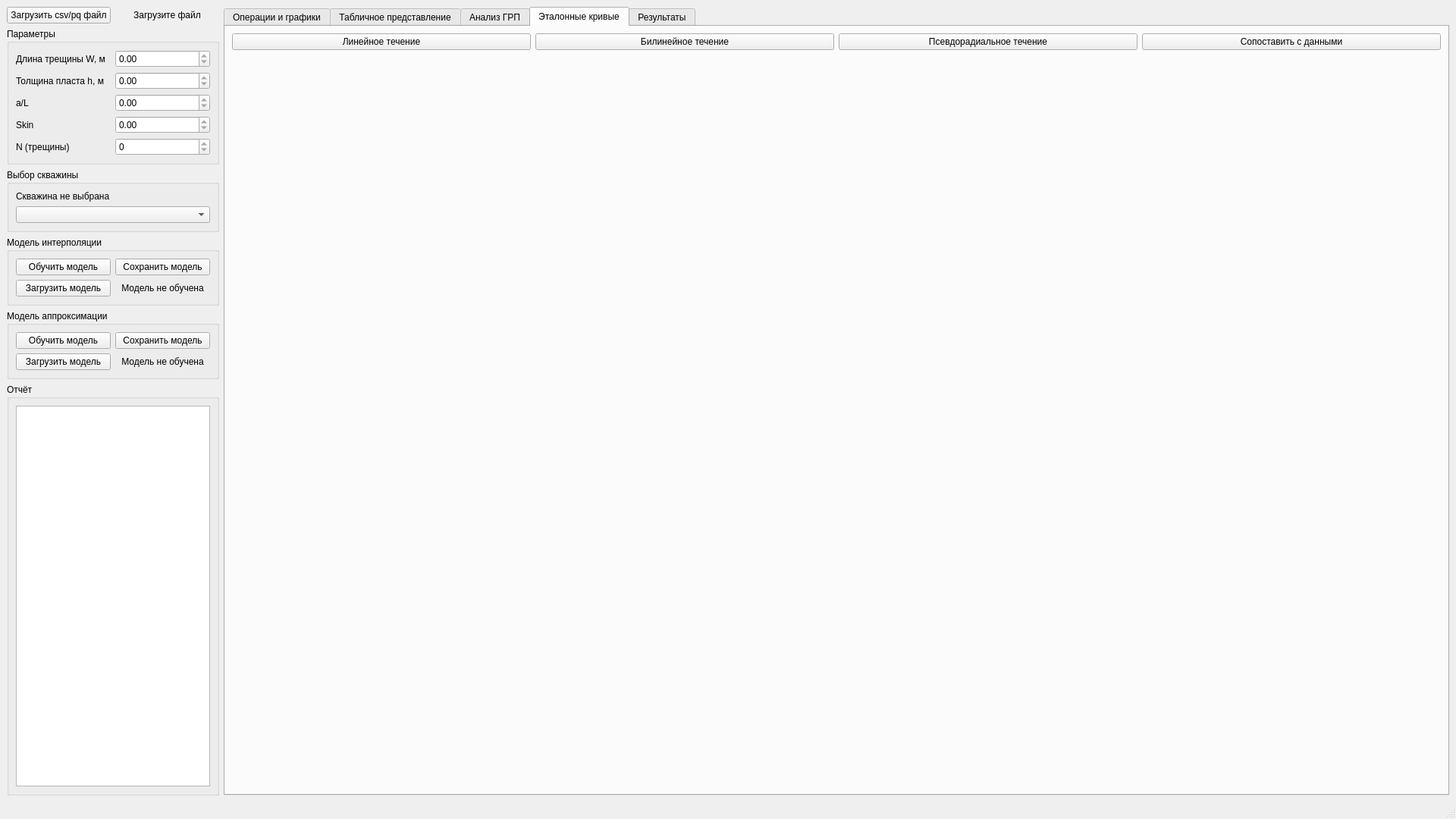
<?xml version="1.0" encoding="UTF-8"?>
<ui version="4.0">
 <class>MainWindow</class>
 <widget class="QMainWindow" name="MainWindow">
  <property name="windowModality">
   <enum>Qt::WindowModality::NonModal</enum>
  </property>
  <property name="geometry">
   <rect>
    <x>0</x>
    <y>0</y>
    <width>1920</width>
    <height>1080</height>
   </rect>
  </property>
  <property name="windowTitle">
   <string>MainWindow</string>
  </property>
  <widget class="QWidget" name="centralwidget">
   <layout class="QHBoxLayout" name="horizontalLayout_8">
    <item>
     <layout class="QVBoxLayout" name="verticalLayout">
      <item>
       <layout class="QHBoxLayout" name="horizontalLayout">
        <item>
         <widget class="QPushButton" name="load_template_button">
          <property name="text">
           <string>Загрузить csv/pq файл</string>
          </property>
         </widget>
        </item>
        <item>
         <widget class="QLabel" name="load_file_label">
          <property name="sizePolicy">
           <sizepolicy hsizetype="Minimum" vsizetype="Minimum">
            <horstretch>0</horstretch>
            <verstretch>0</verstretch>
           </sizepolicy>
          </property>
          <property name="text">
           <string>Загрузите файл</string>
          </property>
          <property name="alignment">
           <set>Qt::AlignmentFlag::AlignCenter</set>
          </property>
         </widget>
        </item>
       </layout>
      </item>
      <item>
       <widget class="QGroupBox" name="params_group">
        <property name="title">
         <string>Параметры</string>
        </property>
        <layout class="QGridLayout">
         <item row="1" column="0">
          <widget class="QLabel" name="thickness_label">
           <property name="text">
            <string>Толщина пласта h, м</string>
           </property>
          </widget>
         </item>
         <item row="4" column="1">
          <widget class="QSpinBox" name="n_spinBox">
           <property name="readOnly">
            <bool>true</bool>
           </property>
          </widget>
         </item>
         <item row="3" column="0">
          <widget class="QLabel" name="skin_label">
           <property name="text">
            <string>Skin</string>
           </property>
          </widget>
         </item>
         <item row="4" column="0">
          <widget class="QLabel" name="n_label">
           <property name="text">
            <string>N (трещины)</string>
           </property>
          </widget>
         </item>
         <item row="3" column="1">
          <widget class="QDoubleSpinBox" name="skin_doubleSpinBox">
           <property name="readOnly">
            <bool>true</bool>
           </property>
          </widget>
         </item>
         <item row="0" column="1">
          <widget class="QDoubleSpinBox" name="width_doubleSpinBox">
           <property name="readOnly">
            <bool>true</bool>
           </property>
          </widget>
         </item>
         <item row="1" column="1">
          <widget class="QDoubleSpinBox" name="thickness_doubleSpinBox">
           <property name="readOnly">
            <bool>true</bool>
           </property>
          </widget>
         </item>
         <item row="2" column="0">
          <widget class="QLabel" name="aL_label">
           <property name="text">
            <string>a/L</string>
           </property>
          </widget>
         </item>
         <item row="0" column="0">
          <widget class="QLabel" name="w_label">
           <property name="text">
            <string>Длина трещины W, м</string>
           </property>
          </widget>
         </item>
         <item row="2" column="1">
          <widget class="QDoubleSpinBox" name="aL_doubleSpinBox">
           <property name="readOnly">
            <bool>true</bool>
           </property>
          </widget>
         </item>
        </layout>
       </widget>
      </item>
      <item>
       <widget class="QGroupBox" name="groupBox_3">
        <property name="title">
         <string>Выбор скважины</string>
        </property>
        <layout class="QVBoxLayout" name="verticalLayout_3">
         <item>
          <widget class="QLabel" name="label">
           <property name="text">
            <string>Скважина не выбрана</string>
           </property>
          </widget>
         </item>
         <item>
          <layout class="QHBoxLayout" name="horizontalLayout_3">
           <item>
            <widget class="QComboBox" name="well_combo_dim">
             <property name="sizePolicy">
              <sizepolicy hsizetype="Preferred" vsizetype="Preferred">
               <horstretch>0</horstretch>
               <verstretch>0</verstretch>
              </sizepolicy>
             </property>
             <property name="minimumSize">
              <size>
               <width>160</width>
               <height>0</height>
              </size>
             </property>
            </widget>
           </item>
          </layout>
         </item>
        </layout>
       </widget>
      </item>
      <item>
       <layout class="QHBoxLayout" name="horizontalLayout_2">
        <item>
         <widget class="QGroupBox" name="interpolar_model_group">
          <property name="title">
           <string>Модель интерполяции</string>
          </property>
          <layout class="QGridLayout">
           <item row="1" column="0">
            <widget class="QPushButton" name="interpolar_load_model_btn">
             <property name="text">
              <string>Загрузить модель</string>
             </property>
            </widget>
           </item>
           <item row="0" column="0">
            <widget class="QPushButton" name="interpolar_train_model_btn">
             <property name="text">
              <string>Обучить модель</string>
             </property>
            </widget>
           </item>
           <item row="0" column="2">
            <widget class="QPushButton" name="interpolar_save_model_btn">
             <property name="text">
              <string>Сохранить модель</string>
             </property>
            </widget>
           </item>
           <item row="1" column="2">
            <widget class="QLabel" name="interpolar_model_status_label">
             <property name="text">
              <string>Модель не обучена</string>
             </property>
             <property name="alignment">
              <set>Qt::AlignmentFlag::AlignCenter</set>
             </property>
            </widget>
           </item>
          </layout>
         </widget>
        </item>
       </layout>
      </item>
      <item>
       <widget class="QGroupBox" name="approx_model_group">
        <property name="title">
         <string>Модель аппроксимации</string>
        </property>
        <layout class="QGridLayout">
         <item row="0" column="1">
          <widget class="QPushButton" name="approx_save_model_btn">
           <property name="text">
            <string>Сохранить модель</string>
           </property>
          </widget>
         </item>
         <item row="1" column="1">
          <widget class="QLabel" name="approx_model_status_label">
           <property name="text">
            <string>Модель не обучена</string>
           </property>
           <property name="alignment">
            <set>Qt::AlignmentFlag::AlignCenter</set>
           </property>
          </widget>
         </item>
         <item row="0" column="0">
          <widget class="QPushButton" name="approx_train_model_btn">
           <property name="text">
            <string>Обучить модель</string>
           </property>
          </widget>
         </item>
         <item row="1" column="0">
          <widget class="QPushButton" name="approx_load_model_btn">
           <property name="text">
            <string>Загрузить модель</string>
           </property>
          </widget>
         </item>
        </layout>
       </widget>
      </item>
      <item>
       <widget class="QGroupBox" name="report_group">
        <property name="sizePolicy">
         <sizepolicy hsizetype="Fixed" vsizetype="Expanding">
          <horstretch>0</horstretch>
          <verstretch>0</verstretch>
         </sizepolicy>
        </property>
        <property name="title">
         <string>Отчёт</string>
        </property>
        <layout class="QVBoxLayout" name="verticalLayout_2">
         <item>
          <widget class="QTextEdit" name="text_report">
           <property name="sizePolicy">
            <sizepolicy hsizetype="Expanding" vsizetype="Expanding">
             <horstretch>0</horstretch>
             <verstretch>0</verstretch>
            </sizepolicy>
           </property>
           <property name="readOnly">
            <bool>true</bool>
           </property>
          </widget>
         </item>
        </layout>
       </widget>
      </item>
     </layout>
    </item>
    <item>
     <widget class="QTabWidget" name="tab_widget">
      <property name="sizePolicy">
       <sizepolicy hsizetype="Expanding" vsizetype="Expanding">
        <horstretch>0</horstretch>
        <verstretch>0</verstretch>
       </sizepolicy>
      </property>
      <property name="currentIndex">
       <number>3</number>
      </property>
      <widget class="QWidget" name="timeseries_tab">
       <attribute name="title">
        <string>Операции и графики</string>
       </attribute>
       <layout class="QVBoxLayout">
        <item>
         <widget class="QGroupBox" name="control_gbox">
          <property name="sizePolicy">
           <sizepolicy hsizetype="Expanding" vsizetype="Maximum">
            <horstretch>0</horstretch>
            <verstretch>0</verstretch>
           </sizepolicy>
          </property>
          <property name="minimumSize">
           <size>
            <width>0</width>
            <height>234</height>
           </size>
          </property>
          <property name="title">
           <string>Управление</string>
          </property>
          <layout class="QHBoxLayout" name="horizontalLayout_7">
           <item>
            <layout class="QVBoxLayout" name="verticalLayout_4">
             <property name="sizeConstraint">
              <enum>QLayout::SizeConstraint::SetMinimumSize</enum>
             </property>
             <item>
              <widget class="QPushButton" name="interp_btn">
               <property name="sizePolicy">
                <sizepolicy hsizetype="Preferred" vsizetype="Maximum">
                 <horstretch>0</horstretch>
                 <verstretch>0</verstretch>
                </sizepolicy>
               </property>
               <property name="text">
                <string>Интерполировать пропуски</string>
               </property>
              </widget>
             </item>
             <item>
              <widget class="QPushButton" name="extrapolate_btn">
               <property name="sizePolicy">
                <sizepolicy hsizetype="Preferred" vsizetype="Maximum">
                 <horstretch>0</horstretch>
                 <verstretch>0</verstretch>
                </sizepolicy>
               </property>
               <property name="text">
                <string>Экстраполировать  X-Y</string>
               </property>
              </widget>
             </item>
             <item>
              <widget class="QPushButton" name="ml_filter_btn">
               <property name="sizePolicy">
                <sizepolicy hsizetype="Preferred" vsizetype="Maximum">
                 <horstretch>0</horstretch>
                 <verstretch>0</verstretch>
                </sizepolicy>
               </property>
               <property name="text">
                <string>ML фильтрация</string>
               </property>
              </widget>
             </item>
             <item>
              <widget class="QPushButton" name="outlier_btn">
               <property name="sizePolicy">
                <sizepolicy hsizetype="Preferred" vsizetype="Maximum">
                 <horstretch>0</horstretch>
                 <verstretch>0</verstretch>
                </sizepolicy>
               </property>
               <property name="text">
                <string>Обнаружить выбросы</string>
               </property>
              </widget>
             </item>
             <item>
              <widget class="QPushButton" name="fit_xy_btn">
               <property name="sizePolicy">
                <sizepolicy hsizetype="Preferred" vsizetype="Maximum">
                 <horstretch>0</horstretch>
                 <verstretch>0</verstretch>
                </sizepolicy>
               </property>
               <property name="text">
                <string>Аппроксимировать X-Y</string>
               </property>
              </widget>
             </item>
             <item>
              <widget class="QPushButton" name="export_btn">
               <property name="sizePolicy">
                <sizepolicy hsizetype="Preferred" vsizetype="Maximum">
                 <horstretch>0</horstretch>
                 <verstretch>0</verstretch>
                </sizepolicy>
               </property>
               <property name="text">
                <string>Экспортировать данные</string>
               </property>
              </widget>
             </item>
             <item>
              <widget class="QPushButton" name="reset_plots_btn">
               <property name="sizePolicy">
                <sizepolicy hsizetype="Preferred" vsizetype="Maximum">
                 <horstretch>0</horstretch>
                 <verstretch>0</verstretch>
                </sizepolicy>
               </property>
               <property name="text">
                <string>Сбросить графики</string>
               </property>
              </widget>
             </item>
            </layout>
           </item>
           <item>
            <widget class="QGroupBox" name="groupBox_2">
             <property name="sizePolicy">
              <sizepolicy hsizetype="Expanding" vsizetype="Expanding">
               <horstretch>0</horstretch>
               <verstretch>0</verstretch>
              </sizepolicy>
             </property>
             <property name="minimumSize">
              <size>
               <width>0</width>
               <height>150</height>
              </size>
             </property>
             <property name="title">
              <string>Реальные данные</string>
             </property>
             <layout class="QHBoxLayout" name="horizontalLayout_5">
              <item>
               <widget class="QWidget" name="p_graphic" native="true">
                <property name="sizePolicy">
                 <sizepolicy hsizetype="Expanding" vsizetype="Expanding">
                  <horstretch>0</horstretch>
                  <verstretch>0</verstretch>
                 </sizepolicy>
                </property>
               </widget>
              </item>
              <item>
               <widget class="QWidget" name="q_graphic" native="true">
                <property name="sizePolicy">
                 <sizepolicy hsizetype="Expanding" vsizetype="Expanding">
                  <horstretch>0</horstretch>
                  <verstretch>0</verstretch>
                 </sizepolicy>
                </property>
               </widget>
              </item>
             </layout>
            </widget>
           </item>
          </layout>
         </widget>
        </item>
        <item>
         <widget class="QGroupBox" name="dimensionless_gbox">
          <property name="title">
           <string>Расчетные данные</string>
          </property>
          <layout class="QHBoxLayout" name="horizontalLayout_6">
           <item>
            <layout class="QVBoxLayout" name="verticalLayout_7">
             <item>
              <widget class="QGroupBox" name="groupBox">
               <property name="sizePolicy">
                <sizepolicy hsizetype="Minimum" vsizetype="Preferred">
                 <horstretch>0</horstretch>
                 <verstretch>0</verstretch>
                </sizepolicy>
               </property>
               <property name="title">
                <string>Безразмерные графики (log-log)</string>
               </property>
               <property name="flat">
                <bool>false</bool>
               </property>
               <layout class="QVBoxLayout" name="verticalLayout_5">
                <item>
                 <widget class="QCheckBox" name="cb_real_p">
                  <property name="text">
                   <string>P_real</string>
                  </property>
                 </widget>
                </item>
                <item>
                 <widget class="QCheckBox" name="cb_real_q">
                  <property name="text">
                   <string>Q_real</string>
                  </property>
                 </widget>
                </item>
                <item>
                 <widget class="QCheckBox" name="cb_dim_pD">
                  <property name="text">
                   <string>pD(Y)</string>
                  </property>
                 </widget>
                </item>
                <item>
                 <widget class="QCheckBox" name="cb_dim_dpD">
                  <property name="text">
                   <string>dp(D)/dlog(Y)</string>
                  </property>
                 </widget>
                </item>
                <item>
                 <widget class="QCheckBox" name="cb_dim_tD">
                  <property name="text">
                   <string>tD(~Y)</string>
                  </property>
                 </widget>
                </item>
                <item>
                 <widget class="QCheckBox" name="cb_dim_CD">
                  <property name="text">
                   <string>CD(Емкость)</string>
                  </property>
                 </widget>
                </item>
                <item>
                 <widget class="QCheckBox" name="cb_XY_plot">
                  <property name="text">
                   <string>Исходные X-Y</string>
                  </property>
                 </widget>
                </item>
                <item>
                 <widget class="QCheckBox" name="cb_calc_XY">
                  <property name="text">
                   <string>Расчетные X-Y</string>
                  </property>
                 </widget>
                </item>
               </layout>
              </widget>
             </item>
             <item>
              <widget class="QGroupBox" name="groupBox_4">
               <property name="sizePolicy">
                <sizepolicy hsizetype="Maximum" vsizetype="Preferred">
                 <horstretch>0</horstretch>
                 <verstretch>0</verstretch>
                </sizepolicy>
               </property>
               <property name="title">
                <string>Типовые кривые</string>
               </property>
               <layout class="QVBoxLayout" name="verticalLayout_6">
                <item>
                 <widget class="QCheckBox" name="cb_gfunc">
                  <property name="text">
                   <string>G-функция(Nolte)</string>
                  </property>
                 </widget>
                </item>
                <item>
                 <widget class="QCheckBox" name="cb_mbt">
                  <property name="text">
                   <string>Время материального баланса</string>
                  </property>
                 </widget>
                </item>
                <item>
                 <widget class="QCheckBox" name="cb_type_gry">
                  <property name="text">
                   <string>Линейный режим</string>
                  </property>
                 </widget>
                </item>
                <item>
                 <widget class="QCheckBox" name="cb_type_cinco">
                  <property name="text">
                   <string>Билинейный режим</string>
                  </property>
                 </widget>
                </item>
                <item>
                 <widget class="QCheckBox" name="cb_type_valko">
                  <property name="text">
                   <string>Псевдорадиальный режим</string>
                  </property>
                 </widget>
                </item>
               </layout>
              </widget>
             </item>
            </layout>
           </item>
           <item>
            <widget class="QWidget" name="dim_plot" native="true">
             <property name="sizePolicy">
              <sizepolicy hsizetype="Expanding" vsizetype="Expanding">
               <horstretch>0</horstretch>
               <verstretch>0</verstretch>
              </sizepolicy>
             </property>
            </widget>
           </item>
          </layout>
         </widget>
        </item>
       </layout>
      </widget>
      <widget class="QWidget" name="data_tab">
       <attribute name="title">
        <string>Табличное представление</string>
       </attribute>
       <layout class="QVBoxLayout" name="verticalLayout_8">
        <item>
         <widget class="QTableView" name="data_table"/>
        </item>
        <item>
         <widget class="QLabel" name="data_info_label">
          <property name="sizePolicy">
           <sizepolicy hsizetype="Preferred" vsizetype="Maximum">
            <horstretch>0</horstretch>
            <verstretch>0</verstretch>
           </sizepolicy>
          </property>
          <property name="text">
           <string>Данные скважины еще не загружены</string>
          </property>
         </widget>
        </item>
       </layout>
      </widget>
      <widget class="QWidget" name="grp_tab">
       <attribute name="title">
        <string>Анализ ГРП</string>
       </attribute>
       <layout class="QVBoxLayout"/>
      </widget>
      <widget class="QWidget" name="type_curves_tab">
       <attribute name="title">
        <string>Эталонные кривые</string>
       </attribute>
       <layout class="QVBoxLayout" name="verticalLayout_9">
        <item>
         <layout class="QHBoxLayout" name="horizontalLayout_4">
          <item>
           <widget class="QPushButton" name="linear_btn">
            <property name="text">
             <string>Линейное течение</string>
            </property>
           </widget>
          </item>
          <item>
           <widget class="QPushButton" name="bilinear_btn">
            <property name="text">
             <string>Билинейное течение</string>
            </property>
           </widget>
          </item>
          <item>
           <widget class="QPushButton" name="pseudoradial_btn">
            <property name="text">
             <string>Псевдорадиальное течение</string>
            </property>
           </widget>
          </item>
          <item>
           <widget class="QPushButton" name="match_curves_btn">
            <property name="text">
             <string>Сопоставить с данными</string>
            </property>
           </widget>
          </item>
         </layout>
        </item>
        <item>
         <widget class="QWidget" name="type_curves_plot_placeholder" native="true">
          <property name="sizePolicy">
           <sizepolicy hsizetype="Expanding" vsizetype="Expanding">
            <horstretch>0</horstretch>
            <verstretch>0</verstretch>
           </sizepolicy>
          </property>
         </widget>
        </item>
       </layout>
      </widget>
      <widget class="QWidget" name="results_tab">
       <attribute name="title">
        <string>Результаты</string>
       </attribute>
       <layout class="QVBoxLayout">
        <item>
         <widget class="QTextEdit" name="results_text">
          <property name="sizePolicy">
           <sizepolicy hsizetype="Expanding" vsizetype="Preferred">
            <horstretch>0</horstretch>
            <verstretch>0</verstretch>
           </sizepolicy>
          </property>
         </widget>
        </item>
        <item>
         <widget class="QPushButton" name="export_report_btn">
          <property name="text">
           <string>Экспорт отчета</string>
          </property>
         </widget>
        </item>
       </layout>
      </widget>
     </widget>
    </item>
   </layout>
  </widget>
  <widget class="QStatusBar" name="statusbar"/>
 </widget>
 <resources/>
 <connections/>
</ui>
